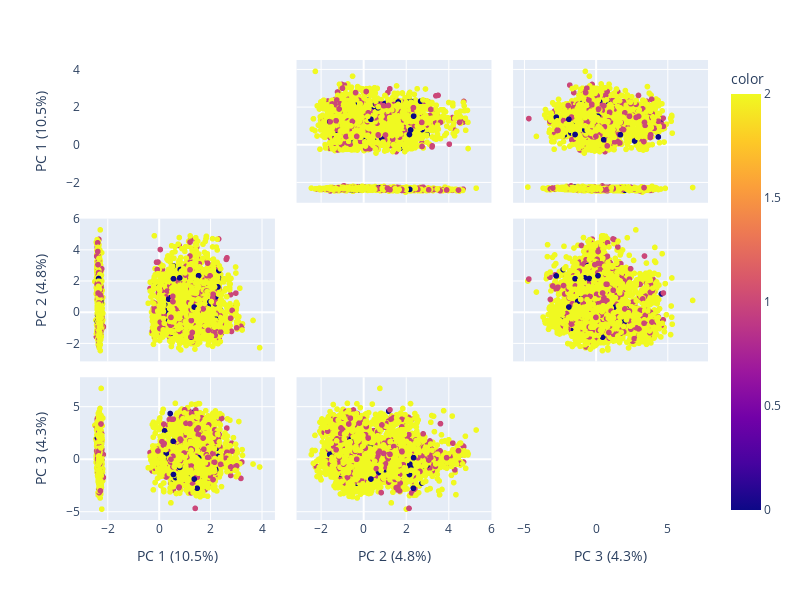

Notebook source saved alongside this figure:
### Markdown cell above
Lets now plot PCA's scatter plot, this time instead of the columns of the original data, we will use PCA's  3 components and plot them against each other.  Ideally if PCA worked, these new columns should be able to separate the data well this time!

### Code cell
import plotly.express as px
from sklearn.decomposition import PCA

#fits a pca to plot
components = pca.fit_transform(df_attr_std)
labels = {
    str(i): f"PC {i+1} ({var:.1f}%)"
    for i, var in enumerate(pca.explained_variance_ratio_ * 100)

}
# look at the dimensions column, we just plot 2 principal components this time
fig = px.scatter_matrix(
    components,
    labels=labels,
    dimensions=range(3),
    color=df["Accident_severity"],
    width=800, height=600
)
fig.update_traces(diagonal_visible=False)
fig.show()

### Figure 1 — Plotly figure (JSON) as saved in the notebook; plotly's stock layout.template omitted (floating-point values rounded to 4 significant figures; data arrays with more than 128 entries replaced by an {"elided": "..."} marker saying what was removed)
{"data": [{"diagonal": {"visible": false}, "dimensions": [{"axis": {"matches": true}, "label": "PC 1 (10.5%)", "values": {"elided": "12316 float values"}}, {"axis": {"matches": true}, "label": "PC 2 (4.8%)", "values": {"elided": "12316 float values"}}, {"axis": {"matches": true}, "label": "PC 3 (4.3%)", "values": {"elided": "12316 float values"}}], "hovertemplate": "%{xaxis.title.text}=%{x}<br>%{yaxis.title.text}=%{y}<br>color=%{marker.color}<extra></extra>", "legendgroup": "", "marker": {"color": {"elided": "12316 int values"}, "coloraxis": "coloraxis", "symbol": "circle"}, "name": "", "showlegend": false, "type": "splom"}], "layout": {"coloraxis": {"colorbar": {"title": {"text": "color"}}, "colorscale": [[0, "#0d0887"], [0.1111, "#46039f"], [0.2222, "#7201a8"], [0.3333, "#9c179e"], [0.4444, "#bd3786"], [0.5556, "#d8576b"], [0.6667, "#ed7953"], [0.7778, "#fb9f3a"], [0.8889, "#fdca26"], [1, "#f0f921"]]}, "dragmode": "select", "height": 600, "legend": {"tracegroupgap": 0}, "margin": {"t": 60}, "width": 800}}
